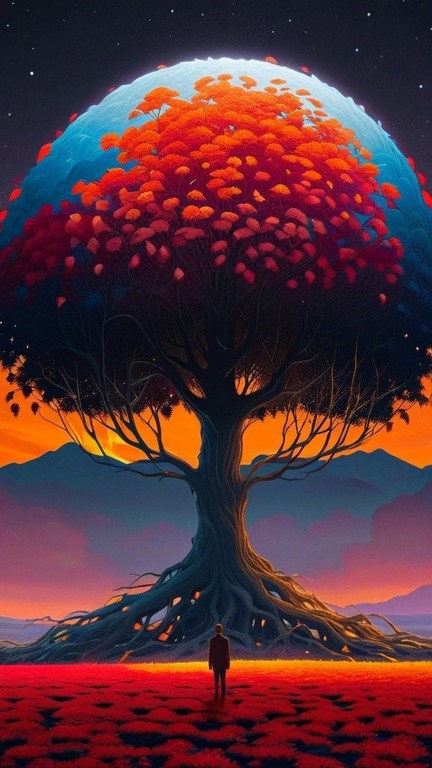
#> input picture library/recipes/tree-of-life/style_1.jpg, 432 x 768 px
$ python islands.py ../library/recipes/tree-of-life/style_1.jpg
#> lines starting #> are read from the running program, lines starting #| are printed output that depends on the picture
"""
Island extraction from color-segmented images.

Functions to find and crop connected components (islands) from
color-segmented images, where each distinct color represents a separate region.
"""

import cv2
import numpy as np
import json
from pathlib import Path
from typing import Union, Optional, List, Dict, Tuple, Literal

from .utils import NANO_BANANA_SIZES, uncrop_array_to_size

Connectivity = Literal[4, 8]

# Aspect ratios crops (and their source_box) are padded to: Nano Banana's
# native sizes, as exact pixel ratios, so a keyframe rendered from a region's
# surface crop comes back at (nearly) the box's own aspect. Each entry is
# (width, height); `aspect_name` maps one back to "9:16" etc.
STANDARD_ASPECT_RATIOS: List[Tuple[int, int]] = list(NANO_BANANA_SIZES.values())


def aspect_name(aw: int, ah: int) -> str:
    """The "W:H" name of a STANDARD_ASPECT_RATIOS entry."""
    for name, size in NANO_BANANA_SIZES.items():
        if size == (aw, ah):
            return name
    return f"{aw}:{ah}"


def _closest_standard_aspect(w: int, h: int) -> Tuple[int, int]:
    """Return the standard aspect ratio (aw, ah) that requires the least padding.

    Always pads — the returned ratio guarantees dimensions >= (w, h).
    """
    current_ratio = w / h
    best = None
    best_padding = float('inf')

    for aw, ah in STANDARD_ASPECT_RATIOS:
        target_ratio = aw / ah
        if current_ratio >= target_ratio:
            # Current is wider or equal — pad height
            new_w = w
            new_h = int(np.ceil(w * ah / aw))
        else:
            # Current is taller — pad width
            new_h = h
            new_w = int(np.ceil(h * aw / ah))
        padding = new_w * new_h - w * h
        if padding < best_padding:
            best_padding = padding
            best = (aw, ah)

    return best


def _padded_dims(w: int, h: int, aw: int, ah: int, multiple: int = 8) -> Tuple[int, int]:
    """Compute padded (new_w, new_h) >= (w, h) matching aspect aw:ah, rounded to *multiple*."""
    target_ratio = aw / ah
    if w / h >= target_ratio:
        new_w = w
        new_h = int(np.ceil(w * ah / aw))
    else:
        new_h = h
        new_w = int(np.ceil(h * aw / ah))
    # Round UP to nearest multiple
    new_w = int(np.ceil(new_w / multiple) * multiple)
    new_h = int(np.ceil(new_h / multiple) * multiple)
    return new_w, new_h


def _center_pad(image: np.ndarray, target_w: int, target_h: int, pad_value: int = 0) -> np.ndarray:
    """Center-pad an image (grayscale or color) to target dimensions with *pad_value*."""
    h, w = image.shape[:2]
    if w >= target_w and h >= target_h:
        return image
    pad_left = (target_w - w) // 2
    pad_right = target_w - w - pad_left
    pad_top = (target_h - h) // 2
    pad_bottom = target_h - h - pad_top
    if len(image.shape) == 3:
        value = [pad_value] * image.shape[2]
    else:
        value = pad_value
    return cv2.copyMakeBorder(image, pad_top, pad_bottom, pad_left, pad_right,
                              cv2.BORDER_CONSTANT, value=value)


# [48 lines left out: function _extend_surface_crop, not called in this run]


def _to_cielab(image: np.ndarray) -> np.ndarray:
    """Convert BGR uint8 image to float CIELAB (L* 0-100, a*/b* -128..127)."""
    lab = cv2.cvtColor(image, cv2.COLOR_BGR2LAB).astype(np.float32)
    lab[:, :, 0] *= 100.0 / 255.0
    lab[:, :, 1] -= 128.0
    lab[:, :, 2] -= 128.0
    return lab


def _bgr_to_cielab_pixel(bgr: Tuple[int, int, int]) -> np.ndarray:
    """Convert a single BGR color to float CIELAB."""
    u8 = cv2.cvtColor(np.uint8([[bgr]]), cv2.COLOR_BGR2LAB)[0, 0]
    return np.array([
        u8[0] * 100.0 / 255.0,
        u8[1] - 128.0,
        u8[2] - 128.0,
    ], dtype=np.float32)


def _lab_centers_to_bgr(lab_centers: np.ndarray) -> np.ndarray:
    """Convert array of float CIELAB values (N,3) to BGR uint8 (N,3)."""
    u8 = np.empty((len(lab_centers), 1, 3), dtype=np.uint8)
    u8[:, 0, 0] = np.clip(lab_centers[:, 0] * 255.0 / 100.0, 0, 255).astype(np.uint8)
    u8[:, 0, 1] = np.clip(lab_centers[:, 1] + 128.0, 0, 255).astype(np.uint8)
    u8[:, 0, 2] = np.clip(lab_centers[:, 2] + 128.0, 0, 255).astype(np.uint8)
    return cv2.cvtColor(u8, cv2.COLOR_LAB2BGR).reshape(-1, 3)


def detect_colors(
    image: np.ndarray,
    min_pixel_fraction: float = 0.001,
    background_color: Tuple[int, int, int] = (0, 0, 0),
    background_threshold: float = 15.0,
    delta_e_threshold: float = 15.0,
) -> Tuple[np.ndarray, np.ndarray]:
    """
    Detect distinct colors using greedy clustering in CIELAB color space.

    Automatically discovers the number of colors — no fixed cluster count
    needed.  Colors within ``delta_e_threshold`` (approximate CIE76 ΔE) of
    each other are merged into one cluster.  Works well for AI-generated
    flat-color images with small intra-region variation.

    Args:
        image: BGR image
        min_pixel_fraction: Minimum fraction of total pixels for a color
        background_color: Background color to exclude (BGR)
        background_threshold: ΔE from background below which a pixel is
            treated as background and excluded from clustering
        delta_e_threshold: ΔE threshold for merging similar colors.
            Lower = more sensitive to subtle color differences.

    Returns:
        Tuple of:
        - Array of detected colors (BGR, excluding background)
        - Foreground mask (bool ndarray, True = foreground pixel)
    """
    total_pixels = image.shape[0] * image.shape[1]
    min_pixel_count = int(total_pixels * min_pixel_fraction)

    # Convert to CIELAB (perceptually uniform)
    lab = _to_cielab(image)
    bg_lab = _bgr_to_cielab_pixel(background_color)

    # Foreground mask — pixels far enough from background
    delta_from_bg = np.sqrt(np.sum((lab - bg_lab) ** 2, axis=2))
    fg_mask = delta_from_bg > background_threshold

    fg_lab = lab[fg_mask]
    if len(fg_lab) == 0:
        return np.array([], dtype=np.uint8).reshape(0, 3), fg_mask

    # Light quantisation in LAB to reduce unique-pixel count for speed.
    # Clamp to delta_e_threshold so quantisation never exceeds clustering radius.
    q_step = min(2.0, delta_e_threshold) if delta_e_threshold > 0 else 2.0
    fg_lab_q = np.round(fg_lab / q_step).astype(np.int32)
    unique_q, counts = np.unique(fg_lab_q, axis=0, return_counts=True)
    unique_lab = unique_q.astype(np.float32) * q_step

    # Greedy clustering: largest group first, absorb within threshold
    assigned = np.zeros(len(unique_lab), dtype=bool)
    clusters: List[Tuple[np.ndarray, int]] = []

    for idx in np.argsort(-counts):
        if assigned[idx]:
            continue
        seed = unique_lab[idx]
        dists = np.sqrt(np.sum((unique_lab - seed) ** 2, axis=1))
        in_cluster = (~assigned) & (dists <= delta_e_threshold)
        if not np.any(in_cluster):
            continue

        c_counts = counts[in_cluster]
        c_colors = unique_lab[in_cluster]
        total = int(np.sum(c_counts))
        center = np.sum(c_colors * c_counts[:, np.newaxis], axis=0) / total

        assigned[in_cluster] = True
        clusters.append((center, total))

    # Filter small clusters, sort largest first
    clusters = [(c, n) for c, n in clusters if n >= min_pixel_count]
    clusters.sort(key=lambda x: -x[1])

    if not clusters:
        return np.array([], dtype=np.uint8).reshape(0, 3), fg_mask

    lab_centers = np.array([c for c, _ in clusters], dtype=np.float32)
    return _lab_centers_to_bgr(lab_centers), fg_mask


def quantize_to_colors(
    image: np.ndarray,
    colors: np.ndarray,
    background_color: Tuple[int, int, int] = (0, 0, 0),
) -> np.ndarray:
    """
    Quantize image pixels to the nearest color from a palette.

    Args:
        image: BGR image
        colors: Array of colors to quantize to (BGR)
        background_color: Background color (BGR)

    Returns:
        Quantized image
    """
    # Add background to palette
    palette = np.vstack([np.array([background_color], dtype=np.uint8), colors])

    # Reshape for distance calculation
    pixels = image.reshape(-1, 3).astype(np.float32)

    # Find nearest color for each pixel
    distances = np.linalg.norm(
        pixels[:, np.newaxis, :] - palette[np.newaxis, :, :].astype(np.float32),
        axis=2
    )
    nearest_idx = np.argmin(distances, axis=1)

    # Map to colors
    quantized = palette[nearest_idx].reshape(image.shape)

    return quantized


def extract_color_mask(
    image: np.ndarray,
    color: np.ndarray,
    tolerance: int = 10,
) -> np.ndarray:
    """
    Extract a binary mask for pixels matching a specific color.

    Args:
        image: BGR image
        color: Target color (BGR)
        tolerance: Color matching tolerance

    Returns:
        Binary mask (255 for matching pixels, 0 otherwise)
    """
    # Calculate distance from target color
    diff = np.abs(image.astype(np.int32) - color.astype(np.int32))
    distance = np.sum(diff, axis=2)

    # Create mask
    mask = (distance <= tolerance * 3).astype(np.uint8) * 255

    return mask


# [106 lines left out: functions find_islands, crop_island, crop_island_as_mask, not called in this run]


def extract_color_regions(
    image: Union[np.ndarray, str, Path],
    output_dir: Union[str, Path],
    max_colors: int = 8,
    min_area_fraction: float = 0.01,
    background_color: Tuple[int, int, int] = (0, 0, 0),
    quantize: bool = True,
    output_min_size: Optional[int] = 512,
    surface: Optional[Union[np.ndarray, str, Path]] = None,
    delta_e_threshold: float = 5.0,
    background_threshold: float = 15.0,
    merge_same_color: bool = True,
    standardize_output_aspect: bool = True,
    frame_size: Optional[Tuple[int, int]] = None,
) -> Tuple[List[Dict], Path]:
    """
    Extract color regions from a color-segmented image.

    Colors are discovered automatically via greedy clustering in CIELAB
    space — no need to know the number of regions upfront.  Each spatially
    connected component of each detected color becomes its own output region.

    Primary outputs per region:
        ``region_mask_NNN_color_RRGGBB.png`` — full-resolution binary mask
        (white pixels = this region, at source image resolution).

    Secondary aid outputs per region:
        ``region_crop_NNN_color_RRGGBB.png`` — tight crop of the mask,
        rescaled to ``output_min_size``.

    Args:
        image: Color-segmented image (BGR) as numpy array or path
        output_dir: Directory to save region masks and crops
        max_colors: Upper cap on number of distinct colors to keep
        min_area_fraction: Minimum area as fraction of total image (0.0-0.5)
        background_color: Background color to exclude (BGR)
        quantize: Whether to quantize image to clean up artifacts
        output_min_size: Target size for min(width, height) of cropped aid
                         outputs.  Set to None to disable crop generation.
        surface: Optional surface image to extract corresponding crops from.
                 If resolution differs from input, the input is resized to match
                 the surface resolution (surface is treated as ground truth).
        delta_e_threshold: CIELAB ΔE threshold for merging similar colors.
                           Lower = more sensitive to subtle differences.
        background_threshold: CIELAB ΔE from background below which pixels
                              are treated as background.
        merge_same_color: If True, all disconnected blobs of the same color
                          are combined into a single region. If False, each
                          spatially connected component is a separate region.
        standardize_output_aspect: If True, pad output crops to the closest
                          standard aspect ratio from STANDARD_ASPECT_RATIOS.
                          Masks are padded with black; surface crops are
                          extended from source pixels (reflection-padded at
                          image boundaries).  source_box is updated to match.
        frame_size: (width, height) of the project canvas when no *surface*
                    is given: the input is uncropped into it (same rule as
                    for a surface of another size).

    Returns:
        Tuple of (list of region info dicts, output directory path)
    """
#> called with max_colors = 8, min_area_fraction = 0.01, background_color = (0, 0, 0), quantize = True, output_min_size = 512, delta_e_threshold = 15, background_threshold = 15, merge_same_color = True
    output_dir = Path(output_dir)
    output_dir.mkdir(parents=True, exist_ok=True)

    # Load image if path provided
    if isinstance(image, (str, Path)):
        img = cv2.imread(str(image), cv2.IMREAD_COLOR)
#> img is the input picture: shape (768, 432, 3); mean B, G, R 56.2, 48.3, 89.1
        if img is None:
            raise FileNotFoundError(f"Could not load image: {image}")
    else:
        img = image.copy()

    original_shape = img.shape[:2]

    # Load and prepare surface image if provided
    surface_img = None
    if surface is not None:
        if isinstance(surface, (str, Path)):
            surface_img = cv2.imread(str(surface), cv2.IMREAD_COLOR)
            if surface_img is None:
                raise FileNotFoundError(f"Could not load surface image: {surface}")
        else:
            surface_img = surface.copy()

        # Bring the segmentation map into the surface's frame. The map is a
        # model's re-render of the surface at its native size, so its crop is
        # undone exactly (uniform scale + black bands), never stretched (D8).
        surface_h, surface_w = surface_img.shape[:2]
        input_h, input_w = original_shape
        if (surface_w, surface_h) != (input_w, input_h):
            print(f"Uncropping input image from {input_w}x{input_h} to {surface_w}x{surface_h} (matching surface)")
            img = uncrop_array_to_size(img, (surface_w, surface_h))
            original_shape = img.shape[:2]

    elif frame_size is not None and (original_shape[1], original_shape[0]) != tuple(frame_size):
        print(f"Uncropping input image from {original_shape[1]}x{original_shape[0]} "
              f"to {frame_size[0]}x{frame_size[1]} (project canvas)")
        img = uncrop_array_to_size(img, tuple(frame_size))
        original_shape = img.shape[:2]

    total_pixels = original_shape[0] * original_shape[1]
    min_area_pixels = int(total_pixels * min_area_fraction)

    # Detect colors (auto-discovers count via CIELAB greedy clustering)
    colors, fg_mask = detect_colors(
        img,
        min_pixel_fraction=min_area_fraction,
        background_color=background_color,
        background_threshold=background_threshold,
        delta_e_threshold=delta_e_threshold,
    )
#> in _to_cielab, `lab = cv2.cvtColor(image, cv2.COLOR_BGR2LAB).astype(np.float32)`:
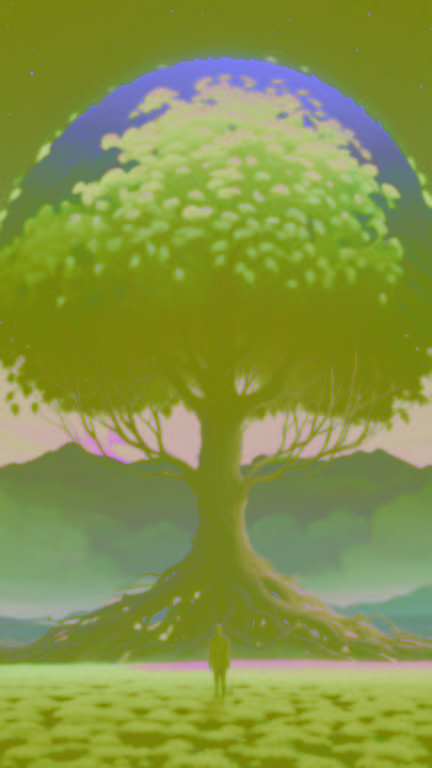
#> lab: shape (768, 432, 3) float32; mean B, G, R 68.8, 147.5, 132.9
#> in _to_cielab, `lab[:, :, 0] *= 100.0 / 255.0`:
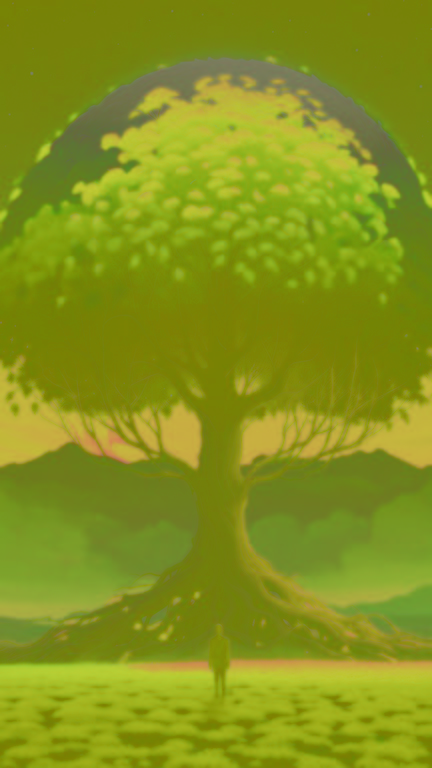
#> lab: shape (768, 432, 3) float32; mean B, G, R 27, 147.5, 132.9
#> (the rest of the program and of its run is left out)
